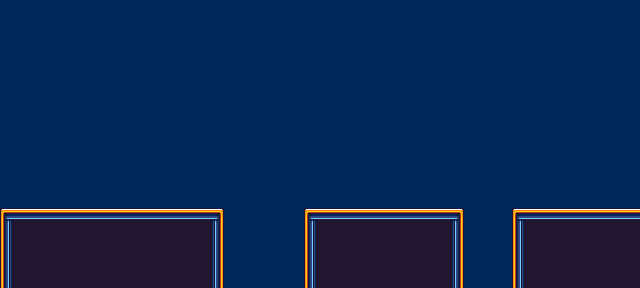

This is a level from a 2D game, rendered from its Tiled map with the project's own tilesets. A one-line summary and the complete map file follow:
An orthogonal 40x18 tile map with 16x16 px tiles, 2 tile layers (layer-1, layer-2) and 5 objects.

<map version="1.10" tiledversion="1.12.2-2-geb83ddb9" orientation="orthogonal" renderorder="right-down" width="40" height="18" tilewidth="16" tileheight="16" infinite="0" nextlayerid="7" nextobjectid="10">
 <tileset firstgid="1" source="tile-set.tsx" />
 <layer id="1" name="layer-1" width="40" height="18">
  <data encoding="csv">
120,120,120,120,120,120,120,120,120,120,120,120,120,120,120,120,120,120,120,120,120,120,120,120,120,120,120,120,120,120,120,120,120,120,120,120,120,120,120,120,
120,120,120,120,120,120,120,120,120,120,120,120,120,120,120,120,120,120,120,120,120,120,120,120,120,120,120,120,120,120,120,120,120,120,120,120,120,120,120,120,
120,120,120,120,120,120,120,120,120,120,120,120,120,120,120,120,120,120,120,120,120,120,120,120,120,120,120,120,120,120,120,120,120,120,120,120,120,120,120,120,
120,120,120,120,120,120,120,120,120,120,120,120,120,120,120,120,120,120,120,120,120,120,120,120,120,120,120,120,120,120,120,120,120,120,120,120,120,120,120,120,
120,120,120,120,120,120,120,120,120,120,120,120,120,120,120,120,120,120,120,120,120,120,120,120,120,120,120,120,120,120,120,120,120,120,120,120,120,120,120,120,
120,120,120,120,120,120,120,120,120,120,120,120,120,120,120,120,120,120,120,120,120,120,120,120,120,120,120,120,120,120,120,120,120,120,120,120,120,120,120,120,
120,120,120,120,120,120,120,120,120,120,120,120,120,120,120,120,120,120,120,120,120,120,120,120,120,120,120,120,120,120,120,120,120,120,120,120,120,120,120,120,
120,120,120,120,120,120,120,120,120,120,120,120,120,120,120,120,120,120,120,120,120,120,120,120,120,120,120,120,120,120,120,120,120,120,120,120,120,120,120,120,
120,120,120,120,120,120,120,120,120,120,120,120,120,120,120,120,120,120,120,120,120,120,120,120,120,120,120,120,120,120,120,120,120,120,120,120,120,120,120,120,
120,120,120,120,120,120,120,120,120,120,120,120,120,120,120,120,120,120,120,120,120,120,120,120,120,120,120,120,120,120,120,120,120,120,120,120,120,120,120,120,
120,120,120,120,120,120,120,120,120,120,120,120,120,120,120,120,120,120,120,120,120,120,120,120,120,120,120,120,120,120,120,120,120,120,120,120,120,120,120,120,
120,120,120,120,120,120,120,120,120,120,120,120,120,120,120,120,120,120,120,120,120,120,120,120,120,120,120,120,120,120,120,120,120,120,120,120,120,120,120,120,
120,120,120,120,120,120,120,120,120,120,120,120,120,120,120,120,120,120,120,120,120,120,120,120,120,120,120,120,120,120,120,120,120,120,120,120,120,120,120,120,
120,120,120,120,120,120,120,120,120,120,120,120,120,120,120,120,120,120,120,120,120,120,120,120,120,120,120,120,120,120,120,120,120,120,120,120,120,120,120,120,
120,120,120,120,120,120,120,120,120,120,120,120,120,120,120,120,120,120,120,120,120,120,120,120,120,120,120,120,120,120,120,120,120,120,120,120,120,120,120,120,
120,120,120,120,120,120,120,120,120,120,120,120,120,120,120,120,120,120,120,120,120,120,120,120,120,120,120,120,120,120,120,120,120,120,120,120,120,120,120,120,
120,120,120,120,120,120,120,120,120,120,120,120,120,120,120,120,120,120,120,120,120,120,120,120,120,120,120,120,120,120,120,120,120,120,120,120,120,120,120,120,
120,120,120,120,120,120,120,120,120,120,120,120,120,120,120,120,120,120,120,120,120,120,120,120,120,120,120,120,120,120,120,120,120,120,120,120,120,120,120,120
</data>
 </layer>
 <layer id="4" name="layer-2" width="40" height="18">
  <data encoding="csv">
0,0,0,0,0,0,0,0,0,0,0,0,0,0,0,0,0,0,0,0,0,0,0,0,0,0,0,0,0,0,0,0,0,0,0,0,0,0,0,0,
0,0,0,0,0,0,0,0,0,0,0,0,0,0,0,0,0,0,0,0,0,0,0,0,0,0,0,0,0,0,0,0,0,0,0,0,0,0,0,0,
0,0,0,0,0,0,0,0,0,0,0,0,0,0,0,0,0,0,0,0,0,0,0,0,0,0,0,0,0,0,0,0,0,0,0,0,0,0,0,0,
0,0,0,0,0,0,0,0,0,0,0,0,0,0,0,0,0,0,0,0,0,0,0,0,0,0,0,0,0,0,0,0,0,0,0,0,0,0,0,0,
0,0,0,0,0,0,0,0,0,0,0,0,0,0,0,0,0,0,0,0,0,0,0,0,0,0,0,0,0,0,0,0,0,0,0,0,0,0,0,0,
0,0,0,0,0,0,0,0,0,0,0,0,0,0,0,0,0,0,0,0,0,0,0,0,0,0,0,0,0,0,0,0,0,0,0,0,0,0,0,0,
0,0,0,0,0,0,0,0,0,0,0,0,0,0,0,0,0,0,0,0,0,0,0,0,0,0,0,0,0,0,0,0,0,0,0,0,0,0,0,0,
0,0,0,0,0,0,0,0,0,0,0,0,0,0,0,0,0,0,0,0,0,0,0,0,0,0,0,0,0,0,0,0,0,0,0,0,0,0,0,0,
0,0,0,0,0,0,0,0,0,0,0,0,0,0,0,0,0,0,0,0,0,0,0,0,0,0,0,0,0,0,0,0,0,0,0,0,0,0,0,0,
0,0,0,0,0,0,0,0,0,0,0,0,0,0,0,0,0,0,0,0,0,0,0,0,0,0,0,0,0,0,0,0,0,0,0,0,0,0,0,0,
0,0,0,0,0,0,0,0,0,0,0,0,0,0,0,0,0,0,0,0,0,0,0,0,0,0,0,0,0,0,0,0,0,0,0,0,0,0,0,0,
0,0,0,0,0,0,0,0,0,0,0,0,0,0,0,0,0,0,0,0,0,0,0,0,0,0,0,0,0,0,0,0,0,0,0,0,0,0,0,0,
0,0,0,0,0,0,0,0,0,0,0,0,0,0,0,0,0,0,0,0,0,0,0,0,0,0,0,0,0,0,0,0,0,0,0,0,0,0,0,0,
45,46,46,46,46,46,46,46,46,46,46,46,46,47,0,0,0,0,0,45,46,46,46,46,46,46,46,46,47,0,0,0,45,46,46,46,46,46,46,46,
78,208,208,208,208,208,208,208,208,208,208,208,208,80,0,0,0,0,0,78,208,208,208,208,208,208,208,208,80,0,0,0,78,208,208,208,208,208,208,208,
78,208,208,208,208,208,208,208,208,208,208,208,208,80,0,0,0,0,0,78,208,208,208,208,208,208,208,208,80,0,0,0,78,208,208,208,208,208,208,208,
78,208,208,208,208,208,208,208,208,208,208,208,208,80,0,0,0,0,0,78,208,208,208,208,208,208,208,208,80,0,0,0,78,208,208,208,208,208,208,208,
78,208,208,208,208,208,208,208,208,208,208,208,208,80,0,0,0,0,0,78,208,208,208,208,208,208,208,208,80,0,0,0,78,208,208,208,208,208,208,208
</data>
 </layer>
 <objectgroup id="5" name="collide">
  <object id="2" x="1" y="209.333" width="223" height="78.667" />
  <object id="6" x="304" y="208" width="160" height="80" />
  <object id="7" x="513" y="208.333" width="127" height="79.667" />
 </objectgroup>
 <objectgroup id="6" name="patrol">
  <object id="8" x="315.818" y="197.818">
   <point />
  </object>
  <object id="9" x="451.818" y="197.818">
   <point />
  </object>
 </objectgroup>
</map>
